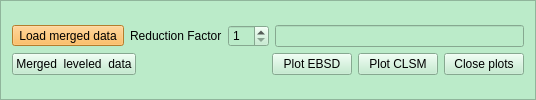
         <widget class="QFrame" name="frame_16">
          <property name="minimumSize">
           <size>
            <width>0</width>
            <height>90</height>
           </size>
          </property>
          <property name="styleSheet">
           <string notr="true">background-color: rgb(187, 235, 201);</string>
          </property>
          <property name="frameShape">
           <enum>QFrame::StyledPanel</enum>
          </property>
          <property name="frameShadow">
           <enum>QFrame::Raised</enum>
          </property>
          <layout class="QVBoxLayout" name="verticalLayout_29">
           <item>
            <layout class="QVBoxLayout" name="verticalLayout_26">
             <item>
              <layout class="QHBoxLayout" name="horizontalLayout_57">
               <item>
                <widget class="QToolButton" name="evaluateLoadDataButton">
                 <property name="styleSheet">
                  <string notr="true">background-color: rgb(252, 175, 62);</string>
                 </property>
                 <property name="text">
                  <string>Load merged data</string>
                 </property>
                </widget>
               </item>
               <item>
                <widget class="QLabel" name="labelMergeReduction">
                 <property name="text">
                  <string>Reduction Factor</string>
                 </property>
                </widget>
               </item>
               <item>
                <widget class="QSpinBox" name="spinBoxMergedReduce">
                 <property name="minimum">
                  <number>1</number>
                 </property>
                 <property name="maximum">
                  <number>20</number>
                 </property>
                 <property name="value">
                  <number>1</number>
                 </property>
                </widget>
               </item>
               <item>
                <widget class="QLineEdit" name="evaluateLoadDataButtonLineEdit">
                 <property name="text">
                  <string/>
                 </property>
                </widget>
               </item>
              </layout>
             </item>
             <item>
              <layout class="QHBoxLayout" name="horizontalLayout_58">
               <item>
                <widget class="QPushButton" name="evaluateMergeDataButton">
                 <property name="text">
                  <string>Merged  leveled  data</string>
                 </property>
                </widget>
               </item>
               <item>
                <spacer name="horizontalSpacer_54">
                 <property name="orientation">
                  <enum>Qt::Horizontal</enum>
                 </property>
                 <property name="sizeType">
                  <enum>QSizePolicy::Fixed</enum>
                 </property>
                 <property name="sizeHint" stdset="0">
                  <size>
                   <width>130</width>
                   <height>20</height>
                  </size>
                 </property>
                </spacer>
               </item>
               <item>
                <widget class="QPushButton" name="evaluatePlotEBSDbutton">
                 <property name="text">
                  <string>Plot EBSD</string>
                 </property>
                </widget>
               </item>
               <item>
                <widget class="QPushButton" name="evaluatePlotCLSMbutton">
                 <property name="text">
                  <string>Plot CLSM</string>
                 </property>
                </widget>
               </item>
               <item>
                <widget class="QPushButton" name="evaluateClosePlotsButton">
                 <property name="text">
                  <string>Close plots</string>
                 </property>
                </widget>
               </item>
              </layout>
             </item>
            </layout>
           </item>
          </layout>
         </widget>
